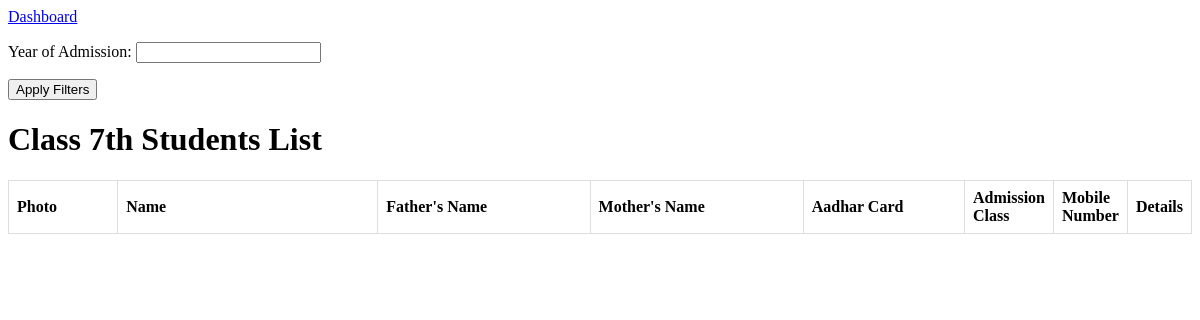
/admissions/class_7/, run on an earlier commit of the app's database.
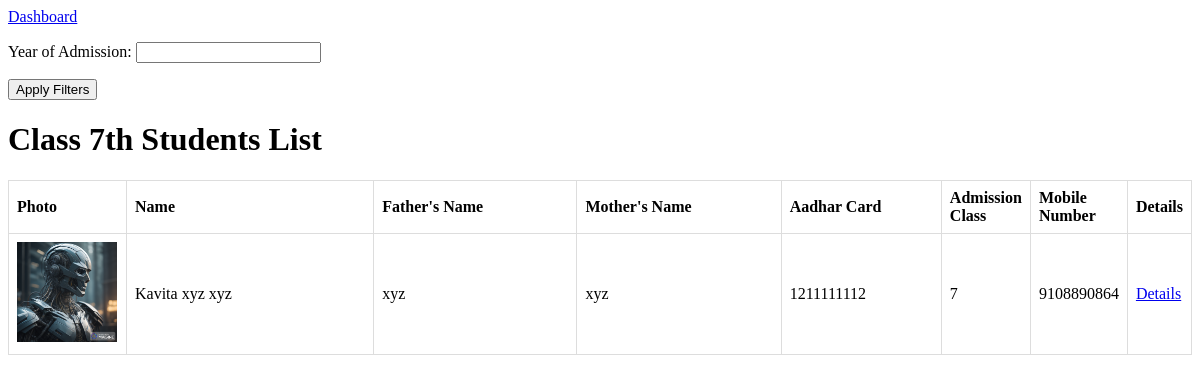
And on a later commit of the database.
### admissions/models.py (models this page shows, shortened)
class Admission(models.Model):
    first_name = models.CharField(max_length=100)
    middle_name = models.CharField(max_length=100, blank=True, null=True)
    last_name = models.CharField(max_length=100)
    father_name = models.CharField(max_length=100)
    mother_name = models.CharField(max_length=100)
    date_of_birth = models.DateField()
    aadhar_card = models.CharField(max_length=16)
    photo = models.ImageField(upload_to='photos/')
    previous_school = models.CharField(max_length=200)
    address = models.TextField()
    caste = models.CharField(max_length=50)
    admission_class = models.CharField(max_length=50)
    admission_date = models.DateField(auto_now_add=True)
    mobile_number = models.CharField(max_length=15)
    subjects = models.CharField(max_length=100, blank=True, null=True)

### admissions/views.py (the view)
# urls.py: path('class_7/', views.class_7, name='class_7'),
def class_7(request):
    class_7_students = Admission.objects.filter(admission_class='7')
    year_filter_form = AdmissionYearFilterForm(request.GET)
    if year_filter_form.is_valid():
        admission_year = year_filter_form.cleaned_data.get('admission_year')
        if admission_year:
            class_7_students = class_7_students.filter(admission_date__year=admission_year)
    context = {
        'class_7_students': class_7_students,
        'year_filter_form': year_filter_form,
    }
    return render(request, 'admissions/class_7.html', context)

### admissions/forms.py
class AdmissionYearFilterForm(forms.Form):
    admission_year = forms.IntegerField(label='Year of Admission', required=False)

### admissions/templates/admissions/class_7.html (shortened to what this page needs)
<!DOCTYPE html>
<a href="{% url 'dashboard' %}">Dashboard</a>
<html>
<head>
</head>
<body>
    <form method="get">
        {{ year_filter_form.as_p }}
        <button type="submit">Apply Filters</button>
    </form>
    <h1>Class 7th Students List</h1>
    <table>
        <thead>
            <tr>
                <th class="photo-column">Photo</th>
                <th class="name-column">Name</th>
                <th class="father-name-column">Father's Name</th>
                <th class="mother-name-column">Mother's Name</th>
                <th class="aadhar-column">Aadhar Card</th>
                <th class="admission-class-column">Admission Class</th>
                <th class="mobile-number-column">Mobile Number</th>
                <th>Details</th>
            </tr>
        </thead>
        <tbody>
            {% for student in class_7_students %}
                <tr>
                    <td class="photo-column"><img src="{{ student.photo.url }}" alt="{{ student.first_name }} {{ student.last_name }} Photo" width="100"></td>
                    <td class="name-column">{{ student.first_name }} {{ student.middle_name }} {{ student.last_name }}</td>
                    <td class="father-name-column">{{ student.father_name }}</td>
                    <td class="mother-name-column">{{ student.mother_name }}</td>
                    <td class="aadhar-column">{{ student.aadhar_card }}</td>
                    <td class="admission-class-column">{{ student.admission_class }}</td>
                    <td class="mobile-number-column">{{ student.mobile_number }}</td>
                    <td><a href="{% url 'student_details' student.id %}">Details</a></td>
                </tr>
            {% endfor %}
        </tbody>
    </table>
</body>
</html>

What changed in the data, as far as the page shows it:
added Admission: photo (picture), first_name "Kavita", middle_name "xyz", last_name "xyz", father_name "xyz", mother_name "xyz", aadhar_card "1211111112", admission_class "7", mobile_number "9108890864"
